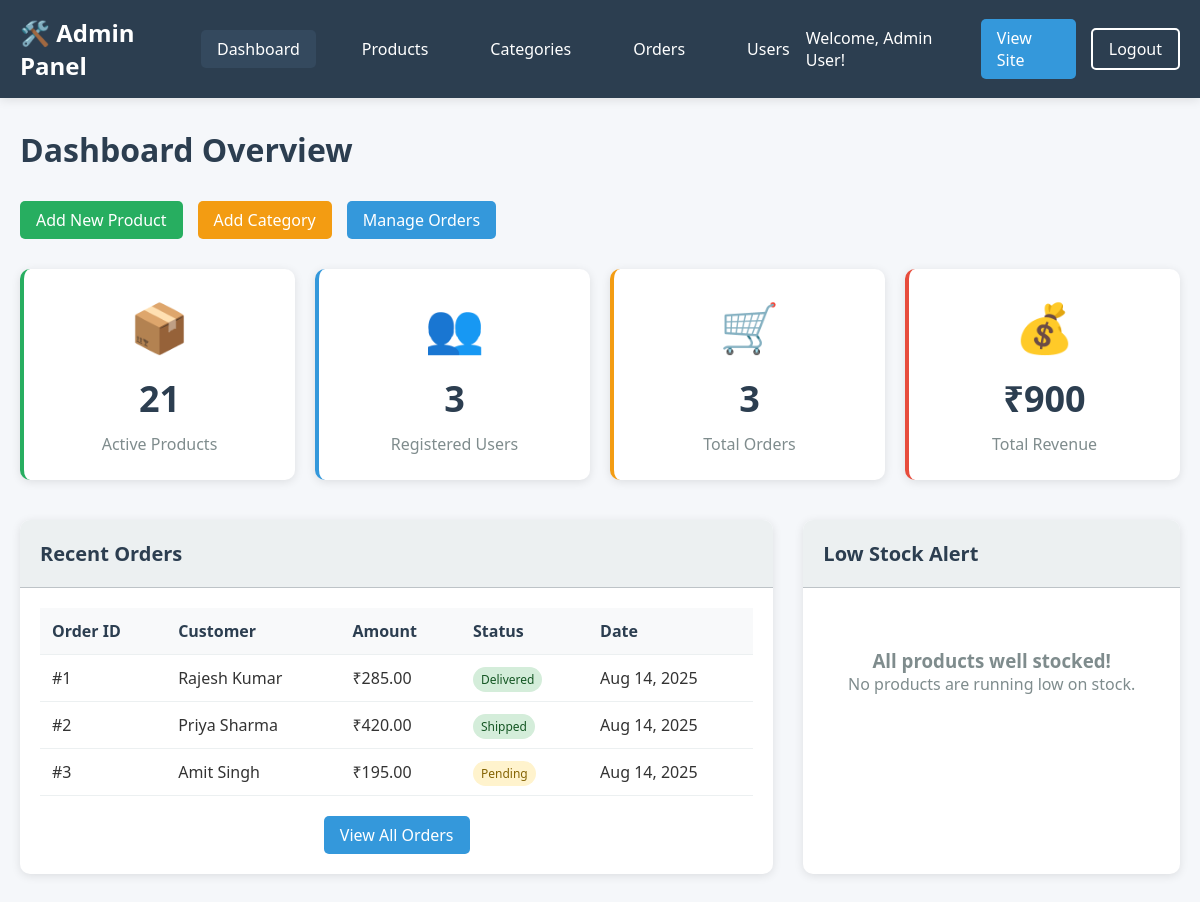
Page /admin/dashboard.php (signed in) on the committed database.
### tables this page shows
CREATE TABLE orders (
    id INT AUTO_INCREMENT PRIMARY KEY,
    user_id INT,
    total_amount DECIMAL(10,2) NOT NULL,
    status ENUM('pending', 'confirmed', 'shipped', 'delivered', 'cancelled') DEFAULT 'pending',
    delivery_address TEXT NOT NULL,
    phone VARCHAR(15) NOT NULL,
    order_date TIMESTAMP DEFAULT CURRENT_TIMESTAMP,
    delivery_date DATE,
    admin_notes TEXT,
    FOREIGN KEY (user_id) REFERENCES users(id) ON DELETE CASCADE
);

CREATE TABLE users (
    id INT AUTO_INCREMENT PRIMARY KEY,
    username VARCHAR(50) UNIQUE NOT NULL,
    email VARCHAR(100) UNIQUE NOT NULL,
    password VARCHAR(255) NOT NULL,
    full_name VARCHAR(100) NOT NULL,
    phone VARCHAR(15),
    address TEXT,
    user_type ENUM('admin', 'customer') DEFAULT 'customer',
    created_at TIMESTAMP DEFAULT CURRENT_TIMESTAMP,
    updated_at TIMESTAMP DEFAULT CURRENT_TIMESTAMP ON UPDATE CURRENT_TIMESTAMP
);

### admin/dashboard.php (the view, shortened to what this page needs)
<?php
$database = new Database();
$db = $database->getConnection();
$stats = [];
$query = "SELECT COUNT(*) as count FROM products WHERE status = 'active'";
$stmt = $db->prepare($query);
$stmt->execute();
$stats['products'] = $stmt->fetch(PDO::FETCH_ASSOC)['count'];
$query = "SELECT COUNT(*) as count FROM users WHERE user_type = 'customer'";
$stmt = $db->prepare($query);
$stmt->execute();
$stats['users'] = $stmt->fetch(PDO::FETCH_ASSOC)['count'];
$query = "SELECT COUNT(*) as count FROM orders";
$stmt = $db->prepare($query);
$stmt->execute();
$stats['orders'] = $stmt->fetch(PDO::FETCH_ASSOC)['count'];
$query = "SELECT SUM(total_amount) as revenue FROM orders WHERE status != 'cancelled'";
$stmt = $db->prepare($query);
$stmt->execute();
$stats['revenue'] = $stmt->fetch(PDO::FETCH_ASSOC)['revenue'] ?? 0;
$query = "SELECT o.*, u.full_name FROM orders o
          LEFT JOIN users u ON o.user_id = u.id
          ORDER BY o.order_date DESC LIMIT 5";
$stmt = $db->prepare($query);
$stmt->execute();
$recent_orders = $stmt->fetchAll(PDO::FETCH_ASSOC);
$query = "SELECT * FROM products WHERE stock_quantity < 10 AND status = 'active' ORDER BY stock_quantity ASC LIMIT 5";
$stmt = $db->prepare($query);
$stmt->execute();
$low_stock = $stmt->fetchAll(PDO::FETCH_ASSOC);
?>
<!DOCTYPE html>
<html lang="en">
<head>
</head>
<body>
    <header class="admin-header">
        <div class="header-container">
            <div class="admin-logo">🛠️ Admin Panel</div>
            <nav class="admin-nav">
                <a href="dashboard.php" class="active">Dashboard</a>
                <a href="products.php">Products</a>
                <a href="categories.php">Categories</a>
                <a href="orders.php">Orders</a>
                <a href="users.php">Users</a>
            </nav>
            <div class="admin-user">
                <span>Welcome, <?php echo htmlspecialchars($_SESSION['full_name']); ?>!</span>
                <a href="../index.php" class="btn btn-primary">View Site</a>
                <a href="../logout.php" class="btn btn-outline">Logout</a>
            </div>
        </div>
    </header>
    <main class="admin-container">
        <h1 class="page-title">Dashboard Overview</h1>
        <div class="quick-actions">
            <a href="products.php?action=add" class="btn btn-success">Add New Product</a>
            <a href="categories.php?action=add" class="btn btn-warning">Add Category</a>
            <a href="orders.php" class="btn btn-primary">Manage Orders</a>
        </div>
        <div class="stats-grid">
            <div class="stat-card stat-products">
                <div class="stat-icon">📦</div>
                <div class="stat-number"><?php echo number_format($stats['products']); ?></div>
                <div class="stat-label">Active Products</div>
            </div>
            <div class="stat-card stat-users">
                <div class="stat-icon">👥</div>
                <div class="stat-number"><?php echo number_format($stats['users']); ?></div>
                <div class="stat-label">Registered Users</div>
            </div>
            <div class="stat-card stat-orders">
                <div class="stat-icon">🛒</div>
                <div class="stat-number"><?php echo number_format($stats['orders']); ?></div>
                <div class="stat-label">Total Orders</div>
            </div>
            <div class="stat-card stat-revenue">
                <div class="stat-icon">💰</div>
                <div class="stat-number">₹<?php echo number_format($stats['revenue'], 0); ?></div>
                <div class="stat-label">Total Revenue</div>
            </div>
        </div>
        <div class="dashboard-grid">
            <div class="dashboard-section">
                <div class="section-header">
                    <h2 class="section-title">Recent Orders</h2>
                </div>
                <div class="section-content">
                    <?php if (count($recent_orders) > 0): ?>
                        <table class="orders-table">
                            <thead>
                                <tr>
                                    <th>Order ID</th>
                                    <th>Customer</th>
                                    <th>Amount</th>
                                    <th>Status</th>
                                    <th>Date</th>
                                </tr>
                            </thead>
                            <tbody>
                                <?php foreach ($recent_orders as $order): ?>
                                    <tr>
                                        <td>#<?php echo $order['id']; ?></td>
                                        <td><?php echo htmlspecialchars($order['full_name']); ?></td>
                                        <td>₹<?php echo number_format($order['total_amount'], 2); ?></td>
                                        <td>
                                            <span class="order-status status-<?php echo $order['status']; ?>">
                                                <?php echo ucfirst($order['status']); ?>
                                            </span>
                                        </td>
                                        <td><?php echo date('M j, Y', strtotime($order['order_date'])); ?></td>
                                    </tr>
                                <?php endforeach; ?>
                            </tbody>
                        </table>
                        <div style="text-align: center; margin-top: 20px;">
                            <a href="orders.php" class="btn btn-primary">View All Orders</a>
                        </div>
                    <?php endif; ?>
                </div>
            </div>
            <div class="dashboard-section">
                <div class="section-header">
                    <h2 class="section-title">Low Stock Alert</h2>
                </div>
                <div class="section-content">
                    <?php if (count($low_stock) > 0): ?>
                        <ul class="stock-list">
                            <?php foreach ($low_stock as $product): ?>
                                <li class="stock-item">
                                    <div>
                                        <div class="stock-name"><?php echo htmlspecialchars($product['name']); ?></div>
                                        <div style="font-size: 12px; color: #7f8c8d;">
                                            <?php echo htmlspecialchars($product['farmer_name']); ?>
                                        </div>
                                    </div>
                                    <div class="stock-quantity">
                                        <?php echo $product['stock_quantity']; ?> <?php echo htmlspecialchars($product['unit']); ?>
                                    </div>
                                </li>
                            <?php endforeach; ?>
                        </ul>
                        <div style="text-align: center; margin-top: 20px;">
                            <a href="products.php?filter=low_stock" class="btn btn-warning">Manage Stock</a>
                        </div>
                    <?php else: ?>
                        <div class="no-data">
                            <h3>All products well stocked!</h3>
                            <p>No products are running low on stock.</p>
                        </div>
                    <?php endif; ?>
                </div>
            </div>
        </div>
    </main>
</body>
</html>

### admin/dashboard.php (style rules this page uses)
* { margin: 0; padding: 0; box-sizing: border-box; }
body { font-family: 'Segoe UI', Tahoma, Geneva, Verdana, sans-serif; background: #f5f7fa; color: #333; }
.admin-header { background: #2c3e50; color: white; padding: 1rem 0; box-shadow: 0 2px 10px rgba(0,0,0,0.1); }
.header-container { max-width: 1400px; margin: 0 auto; padding: 0 20px; display: flex; justify-content: space-between; align-items: center; }
.admin-logo { font-size: 24px; font-weight: 700; }
.admin-nav { display: flex; gap: 30px; }
.admin-nav a { color: white; text-decoration: none; font-weight: 500; padding: 8px 16px; border-radius: 5px; transition: background-color 0.3s ease; }
.admin-nav a:hover, .admin-nav a.active { background: #34495e; }
.admin-user { display: flex; gap: 15px; align-items: center; }
.btn { padding: 8px 16px; border: none; border-radius: 5px; text-decoration: none; font-weight: 500; transition: all 0.3s ease; cursor: pointer; display: inline-block; }
.btn-primary { background: #3498db; color: white; }
.btn-outline { background: transparent; color: white; border: 2px solid white; }
.admin-container { max-width: 1400px; margin: 0 auto; padding: 30px 20px; }
.page-title { font-size: 32px; color: #2c3e50; margin-bottom: 30px; }
.stats-grid { display: grid; grid-template-columns: repeat(auto-fit, minmax(250px, 1fr)); gap: 20px; margin-bottom: 40px; }
.stat-card { background: white; padding: 25px; border-radius: 10px; box-shadow: 0 2px 10px rgba(0,0,0,0.1); text-align: center; transition: transform 0.3s ease; }
.stat-icon { font-size: 48px; margin-bottom: 15px; }
.stat-number { font-size: 36px; font-weight: 700; color: #2c3e50; margin-bottom: 10px; }
.stat-label { color: #7f8c8d; font-size: 16px; font-weight: 500; }
.stat-products { border-left: 4px solid #27ae60; }
.stat-users { border-left: 4px solid #3498db; }
.stat-orders { border-left: 4px solid #f39c12; }
.stat-revenue { border-left: 4px solid #e74c3c; }
.dashboard-grid { display: grid; grid-template-columns: 2fr 1fr; gap: 30px; }
.dashboard-section { background: white; border-radius: 10px; box-shadow: 0 2px 10px rgba(0,0,0,0.1); overflow: hidden; }
.section-header { background: #ecf0f1; padding: 20px; border-bottom: 1px solid #bdc3c7; }
.section-title { font-size: 20px; color: #2c3e50; font-weight: 600; }
.section-content { padding: 20px; }
.orders-table { width: 100%; border-collapse: collapse; }
.orders-table th, .orders-table td { padding: 12px; text-align: left; border-bottom: 1px solid #ecf0f1; }
.orders-table th { background: #f8f9fa; font-weight: 600; color: #2c3e50; }
.order-status { padding: 4px 8px; border-radius: 15px; font-size: 12px; font-weight: 500; }
.status-pending { background: #fff3cd; color: #856404; }
.status-shipped { background: #d4edda; color: #155724; }
.status-delivered { background: #d4edda; color: #155724; }
.no-data { text-align: center; color: #7f8c8d; padding: 40px 20px; }
.quick-actions { display: flex; gap: 15px; margin-bottom: 30px; flex-wrap: wrap; }
.btn-success { background: #27ae60; color: white; }
.btn-warning { background: #f39c12; color: white; }

### rows in the picture
orders: id "1", user.full_name "Rajesh Kumar", total_amount "285.00", status "Delivered", order_date "Aug 14, 2025"
orders: id "2", user.full_name "Priya Sharma", total_amount "420.00", status "Shipped", order_date "Aug 14, 2025"
orders: id "3", user.full_name "Amit Singh", total_amount "195.00", status "Pending", order_date "Aug 14, 2025"

### other values in the picture
$_SESSION['full_name'] "Admin User"
$stats['products'] "21"
$stats['users'] "3"
$stats['orders'] "3"
$stats['revenue'] "900"
